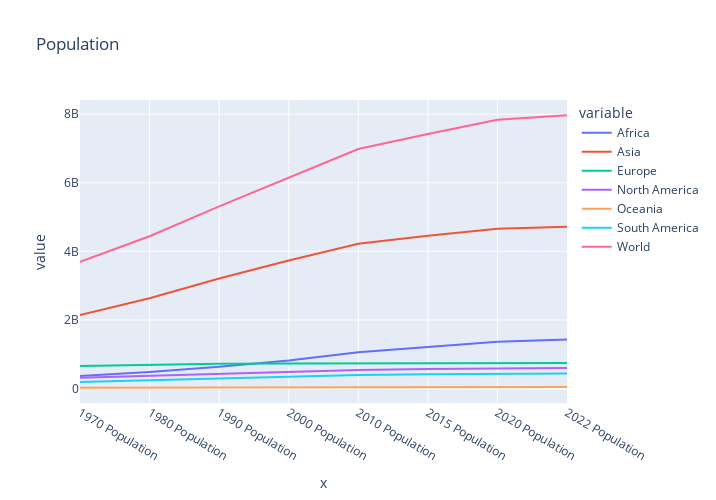

Source (notebook cell):
### Code cell
fig = px.line(x=wp_2.columns,y=[wp_2.loc["Africa"]],title='Population')
fig.data[0].name="Africa"

fig.add_scatter(x=wp_2.columns, y=wp_2.loc["Asia"], mode='lines',name = "Asia")
fig.add_scatter(x=wp_2.columns, y=wp_2.loc["Europe"], mode='lines',name = "Europe")
fig.add_scatter(x=wp_2.columns, y=wp_2.loc["North America"], mode='lines',name = "North America")
fig.add_scatter(x=wp_2.columns, y=wp_2.loc["Oceania"], mode='lines',name = "Oceania")
fig.add_scatter(x=wp_2.columns, y=wp_2.loc["South America"], mode='lines',name = "South America")
fig.add_scatter(x=wp_2.columns, y=wp_2.loc["World"], mode='lines',name = "World")

fig.update_layout(width=716, height=500)
# show the plot
fig.show()

### Figure 1 — Plotly figure (JSON) as saved in the notebook; plotly's stock layout.template omitted (floating-point values rounded to 4 significant figures)
{"data": [{"hovertemplate": "variable=wide_variable_0<br>x=%{x}<br>value=%{y}<extra></extra>", "legendgroup": "wide_variable_0", "line": {"color": "#636efa", "dash": "solid"}, "marker": {"symbol": "circle"}, "mode": "lines", "name": "Africa", "orientation": "v", "showlegend": true, "type": "scatter", "x": ["1970 Population", "1980 Population", "1990 Population", "2000 Population", "2010 Population", "2015 Population", "2020 Population", "2022 Population"], "xaxis": "x", "y": [365444348, 481536377, 638150629, 818946032, 1055228072, 1201102442, 1360671810, 1426730932], "yaxis": "y"}, {"mode": "lines", "name": "Asia", "type": "scatter", "x": ["1970 Population", "1980 Population", "1990 Population", "2000 Population", "2010 Population", "2015 Population", "2020 Population", "2022 Population"], "y": [2144906290, 2635334228, 3210563577, 3735089604, 4220041327, 4458250182, 4663086535, 4721383274]}, {"mode": "lines", "name": "Europe", "type": "scatter", "x": ["1970 Population", "1980 Population", "1990 Population", "2000 Population", "2010 Population", "2015 Population", "2020 Population", "2022 Population"], "y": [655923991, 692527159, 720320797, 726093423, 735613934, 741535608, 745792196, 743147538]}, {"mode": "lines", "name": "North America", "type": "scatter", "x": ["1970 Population", "1980 Population", "1990 Population", "2000 Population", "2010 Population", "2015 Population", "2020 Population", "2022 Population"], "y": [315434606, 368293361, 421266425, 486069584, 542720651, 570383850, 594236593, 600296136]}, {"mode": "lines", "name": "Oceania", "type": "scatter", "x": ["1970 Population", "1980 Population", "1990 Population", "2000 Population", "2010 Population", "2015 Population", "2020 Population", "2022 Population"], "y": [19480270, 22920240, 26743822, 31222778, 37102764, 40403283, 43933426, 45038554]}, {"mode": "lines", "name": "South America", "type": "scatter", "x": ["1970 Population", "1980 Population", "1990 Population", "2000 Population", "2010 Population", "2015 Population", "2020 Population", "2022 Population"], "y": [192947156, 241789006, 297146415, 349634282, 393078250, 413134396, 431530043, 436816608]}, {"mode": "lines", "name": "World", "type": "scatter", "x": ["1970 Population", "1980 Population", "1990 Population", "2000 Population", "2010 Population", "2015 Population", "2020 Population", "2022 Population"], "y": [3694136661, 4442400371, 5314191665, 6147055703, 6983784998, 7424809761, 7839250603, 7973413042]}], "layout": {"height": 500, "legend": {"title": {"text": "variable"}, "tracegroupgap": 0}, "title": {"text": "Population"}, "width": 716, "xaxis": {"anchor": "y", "domain": [0, 1], "title": {"text": "x"}}, "yaxis": {"anchor": "x", "domain": [0, 1], "title": {"text": "value"}}}}
